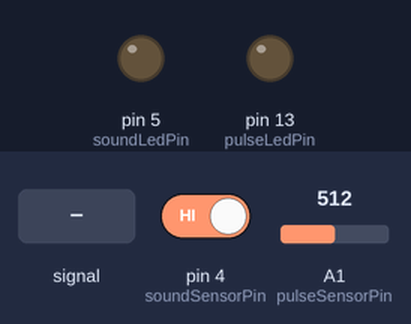
Simulated run of this sketch. Board: Arduino Uno, built with avr-gcc and run on an emulated ATmega328P. On the bench: output pins drawn as LEDs (lit = HIGH). Dashed ring = blinking. Inputs (shaded band) come from the test bench; at power-on: A1 (pulseSensorPin) = 512, pin 4 (soundSensorPin) HIGH. What the sketch prints to the serial monitor is not drawn.

Above: at 1.2 s.
1.3 s: A1 (pulseSensorPin) fed a 200 Hz sine of ±81 counts around its level
At 2.47 s:
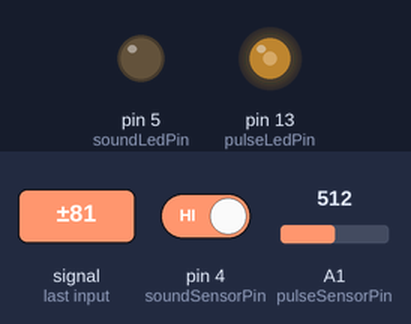
4.3 s: A1 (pulseSensorPin) set to 535
At 5.5 s:
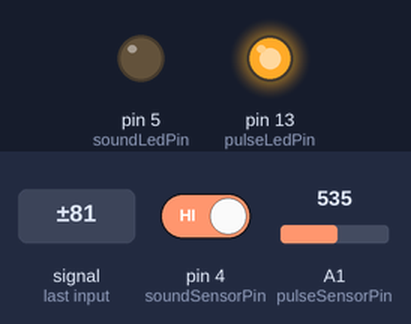
5.8 s: pin 4 (soundSensorPin) driven LOW
At 8.78 s:
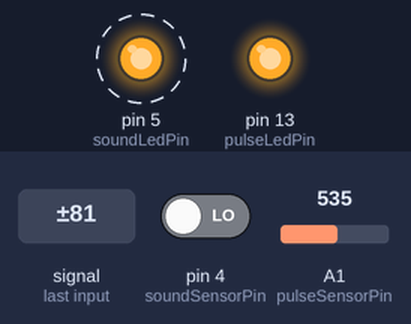
8.8 s: A1 (pulseSensorPin) fed a 1000 Hz sine of ±255 counts around its level
At 10.45 s:
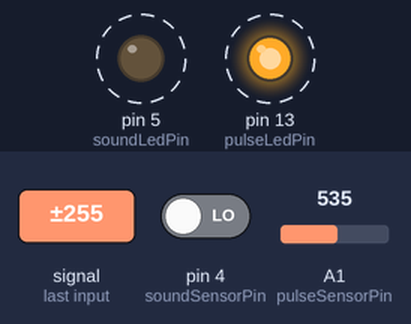
11.8 s: A1 (pulseSensorPin) fed a 50 Hz sine of ±306 counts around its level
14.8 s: A1 (pulseSensorPin) set to 515
Timing chart, 0 to 18.8 s (numbered marks = the images above; inputs shaded):
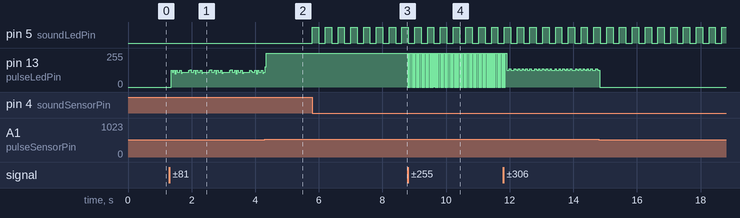

The sketch:

FINAL_sep27b.ino
```cpp
// ==========================================
// 1. PIN CONFIGURATIONS
// ==========================================
const int soundSensorPin = 4; // Sound Sensor OUT / DO connected to Pin 4
const int soundLedPin = 5;    // External LED connected to Pin 5 (Clap toggled)
const int pulseSensorPin = A1;// Pulse Sensor data line connected to Analog Pin A1
const int pulseLedPin = 13;   // Built-in yellow LED on Arduino board (Blinks on heart beat)

// ==========================================
// 2. SOUND TRACKING VARIABLES
// ==========================================
int soundLedState = LOW;
unsigned long lastClapTime = 0;
unsigned long debounceDelay = 200; // Time in ms to ignore extra echo sound vibrations

// ==========================================
// 3. PULSE TRACKING VARIABLES
// ==========================================
unsigned long lastSampleTime = 0;
unsigned long lastBeatTime = 0;
int thresh = 525;              // Trigger threshold for counting a heartbeat
boolean pulse_signal = false;
int heart_rate = 0;

void setup() {
  // Synchronized to fast 115200 speed so both sensors stream without lag
  Serial.begin(115200);

  // Initialize Sound System Pins
  pinMode(soundSensorPin, INPUT);
  pinMode(soundLedPin, OUTPUT);
  digitalWrite(soundLedPin, soundLedState);

  // Initialize Pulse System Pins
  pinMode(pulseLedPin, OUTPUT);
  digitalWrite(pulseLedPin, LOW);

  Serial.println("==============================================");
  Serial.println("🏆 UBUNTU PANIC MESH - UNIFIED SYSTEM READY 🏆");
  Serial.println("==============================================");
  Serial.println("-> Clap Toggle Monitor Active on Pin 4/5.");
  Serial.println("-> Pulse Monitor Active on Pin A1/13.");
  Serial.println("Place your finger gently on the heart monitor...");
}

void loop() {
  unsigned long currentMillis = millis();

  // =========================================================================
  // TASK A: SOUND SENSOR TRACKING (Runs instantly whenever sound is triggered)
  // =========================================================================
  int soundVal = digitalRead(soundSensorPin);

  // Check if a sound is detected AND enough time has passed since the last clap
  if (soundVal == LOW && (currentMillis - lastClapTime > debounceDelay)) {
    lastClapTime = currentMillis; // Update the timestamp of this valid clap
    soundLedState = !soundLedState; // Toggle state: Invert it (HIGH->LOW or LOW->HIGH)
    digitalWrite(soundLedPin, soundLedState); // Apply to the physical pin 5 LED

    Serial.print("🔊 [ACOUSTIC SYSTEM] Clap detected! Alert LED state is now: ");
    Serial.println(soundLedState == HIGH ? "ON" : "OFF");
  }

  // =========================================================================
  // TASK B: PULSE TRACKING (Executes precisely every 2 milliseconds)
  // =========================================================================
  if (currentMillis - lastSampleTime >= 2) {
    lastSampleTime = currentMillis;

    int analog_data = analogRead(pulseSensorPin); // Read raw wave form from A1

    // Detect if the pulse wave crosses above your threshold level
    if (analog_data > thresh && pulse_signal == false) {
      pulse_signal = true;
      digitalWrite(pulseLedPin, HIGH); // Blink board LED 13 on beat

      unsigned long time_between_beats = currentMillis - lastBeatTime;
      lastBeatTime = currentMillis;

      // Filter out rapid high-frequency sensor noise
      if (time_between_beats > 300) {
        heart_rate = 60000 / time_between_beats; // Convert time to Beats Per Minute

        Serial.print("❤️ [HEALTH MONITOR] Pulse Detected! Current BPM: ");
        Serial.println(heart_rate);
      }
    }

    // Reset the tracking flag once the pulse wave drops back down below baseline
    if (analog_data < thresh && pulse_signal == true) {
      digitalWrite(pulseLedPin, LOW); // Turn off board LED 13
      pulse_signal = false;
    }
  }
}
```

Measured:
- after the input at 5.8 s, pin 5 (soundLedPin): alternates HIGH for 0.20 s and LOW for 0.20 s, starting at once
- after the input at 8.8 s, pin 13 (pulseLedPin): alternates 255/255 for 0.02 s and 0/255 for 0.02 s, starting at once
